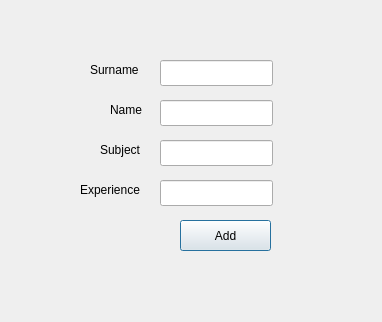
<?xml version="1.0" encoding="UTF-8"?>
<ui version="4.0">
 <class>addlist</class>
 <widget class="QDialog" name="addlist">
  <property name="geometry">
   <rect>
    <x>0</x>
    <y>0</y>
    <width>382</width>
    <height>322</height>
   </rect>
  </property>
  <property name="windowTitle">
   <string>Dialog</string>
  </property>
  <widget class="QPushButton" name="pushButton_2">
   <property name="geometry">
    <rect>
     <x>180</x>
     <y>220</y>
     <width>91</width>
     <height>31</height>
    </rect>
   </property>
   <property name="text">
    <string>Add</string>
   </property>
  </widget>
  <widget class="QLineEdit" name="surname1">
   <property name="geometry">
    <rect>
     <x>160</x>
     <y>60</y>
     <width>113</width>
     <height>26</height>
    </rect>
   </property>
  </widget>
  <widget class="QLineEdit" name="name1">
   <property name="geometry">
    <rect>
     <x>160</x>
     <y>100</y>
     <width>113</width>
     <height>26</height>
    </rect>
   </property>
  </widget>
  <widget class="QLineEdit" name="experience1">
   <property name="geometry">
    <rect>
     <x>160</x>
     <y>180</y>
     <width>113</width>
     <height>26</height>
    </rect>
   </property>
  </widget>
  <widget class="QLineEdit" name="subject1">
   <property name="geometry">
    <rect>
     <x>160</x>
     <y>140</y>
     <width>113</width>
     <height>26</height>
    </rect>
   </property>
  </widget>
  <widget class="QLabel" name="label">
   <property name="geometry">
    <rect>
     <x>90</x>
     <y>60</y>
     <width>61</width>
     <height>19</height>
    </rect>
   </property>
   <property name="text">
    <string>Surname</string>
   </property>
  </widget>
  <widget class="QLabel" name="label_2">
   <property name="geometry">
    <rect>
     <x>110</x>
     <y>100</y>
     <width>41</width>
     <height>19</height>
    </rect>
   </property>
   <property name="text">
    <string>Name</string>
   </property>
  </widget>
  <widget class="QLabel" name="label_3">
   <property name="geometry">
    <rect>
     <x>100</x>
     <y>140</y>
     <width>51</width>
     <height>19</height>
    </rect>
   </property>
   <property name="text">
    <string>Subject</string>
   </property>
  </widget>
  <widget class="QLabel" name="label_4">
   <property name="geometry">
    <rect>
     <x>80</x>
     <y>180</y>
     <width>81</width>
     <height>20</height>
    </rect>
   </property>
   <property name="text">
    <string>Experience</string>
   </property>
  </widget>
 </widget>
 <resources/>
 <connections/>
</ui>
